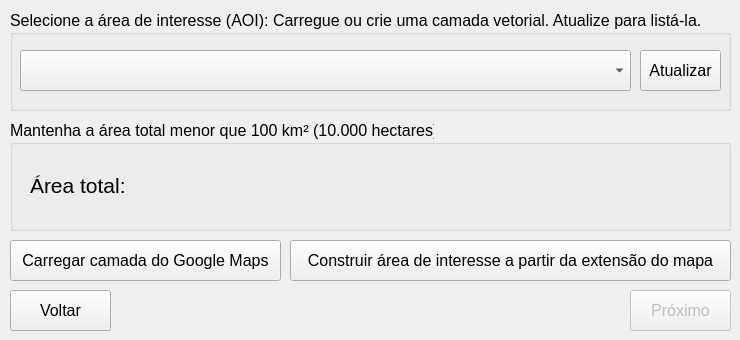
   <widget class="QWidget" name="tab_4">
    <attribute name="title">
     <string>Passo 3</string>
    </attribute>
    <widget class="QPushButton" name="QPushButton_next">
     <property name="enabled">
      <bool>false</bool>
     </property>
     <property name="geometry">
      <rect>
       <x>630</x>
       <y>290</y>
       <width>101</width>
       <height>41</height>
      </rect>
     </property>
     <property name="font">
      <font>
       <pointsize>12</pointsize>
      </font>
     </property>
     <property name="text">
      <string>Próximo</string>
     </property>
     <property name="icon">
      <iconset>
       <normaloff>icons8-forward-button-50.png</normaloff>icons8-forward-button-50.png</iconset>
     </property>
    </widget>
    <widget class="QGroupBox" name="groupBox_11">
     <property name="geometry">
      <rect>
       <x>10</x>
       <y>10</y>
       <width>721</width>
       <height>101</height>
      </rect>
     </property>
     <property name="font">
      <font>
       <pointsize>12</pointsize>
      </font>
     </property>
     <property name="title">
      <string>Selecione a área de interesse (AOI): Carregue ou crie uma camada vetorial. Atualize para listá-la.</string>
     </property>
     <widget class="QPushButton" name="update_vector">
      <property name="geometry">
       <rect>
        <x>630</x>
        <y>40</y>
        <width>81</width>
        <height>41</height>
       </rect>
      </property>
      <property name="text">
       <string>Atualizar</string>
      </property>
     </widget>
     <widget class="QComboBox" name="vector_layer_combobox">
      <property name="geometry">
       <rect>
        <x>10</x>
        <y>40</y>
        <width>611</width>
        <height>41</height>
       </rect>
      </property>
     </widget>
    </widget>
    <widget class="QPushButton" name="QPushButton_back">
     <property name="enabled">
      <bool>true</bool>
     </property>
     <property name="geometry">
      <rect>
       <x>10</x>
       <y>290</y>
       <width>101</width>
       <height>41</height>
      </rect>
     </property>
     <property name="font">
      <font>
       <pointsize>12</pointsize>
      </font>
     </property>
     <property name="text">
      <string>Voltar</string>
     </property>
     <property name="icon">
      <iconset>
       <normaloff>icons8-back-button-50.png</normaloff>icons8-back-button-50.png</iconset>
     </property>
    </widget>
    <widget class="QPushButton" name="hybrid">
     <property name="enabled">
      <bool>true</bool>
     </property>
     <property name="geometry">
      <rect>
       <x>10</x>
       <y>240</y>
       <width>271</width>
       <height>41</height>
      </rect>
     </property>
     <property name="font">
      <font>
       <pointsize>12</pointsize>
      </font>
     </property>
     <property name="text">
      <string>Carregar camada do Google Maps</string>
     </property>
    </widget>
    <widget class="QPushButton" name="build_vector_layer">
     <property name="enabled">
      <bool>true</bool>
     </property>
     <property name="geometry">
      <rect>
       <x>290</x>
       <y>240</y>
       <width>441</width>
       <height>41</height>
      </rect>
     </property>
     <property name="font">
      <font>
       <pointsize>12</pointsize>
      </font>
     </property>
     <property name="text">
      <string>Construir área de interesse a partir da extensão do mapa</string>
     </property>
    </widget>
    <widget class="QGroupBox" name="groupBox_5">
     <property name="geometry">
      <rect>
       <x>10</x>
       <y>120</y>
       <width>721</width>
       <height>111</height>
      </rect>
     </property>
     <property name="font">
      <font>
       <pointsize>12</pointsize>
      </font>
     </property>
     <property name="title">
      <string>Mantenha a área total menor que 100 km² (10.000 hectares)</string>
     </property>
     <widget class="QLabel" name="aoi_area">
      <property name="geometry">
       <rect>
        <x>20</x>
        <y>40</y>
        <width>501</width>
        <height>51</height>
       </rect>
      </property>
      <property name="font">
       <font>
        <pointsize>16</pointsize>
       </font>
      </property>
      <property name="text">
       <string>Área total:</string>
      </property>
     </widget>
    </widget>
   </widget>
